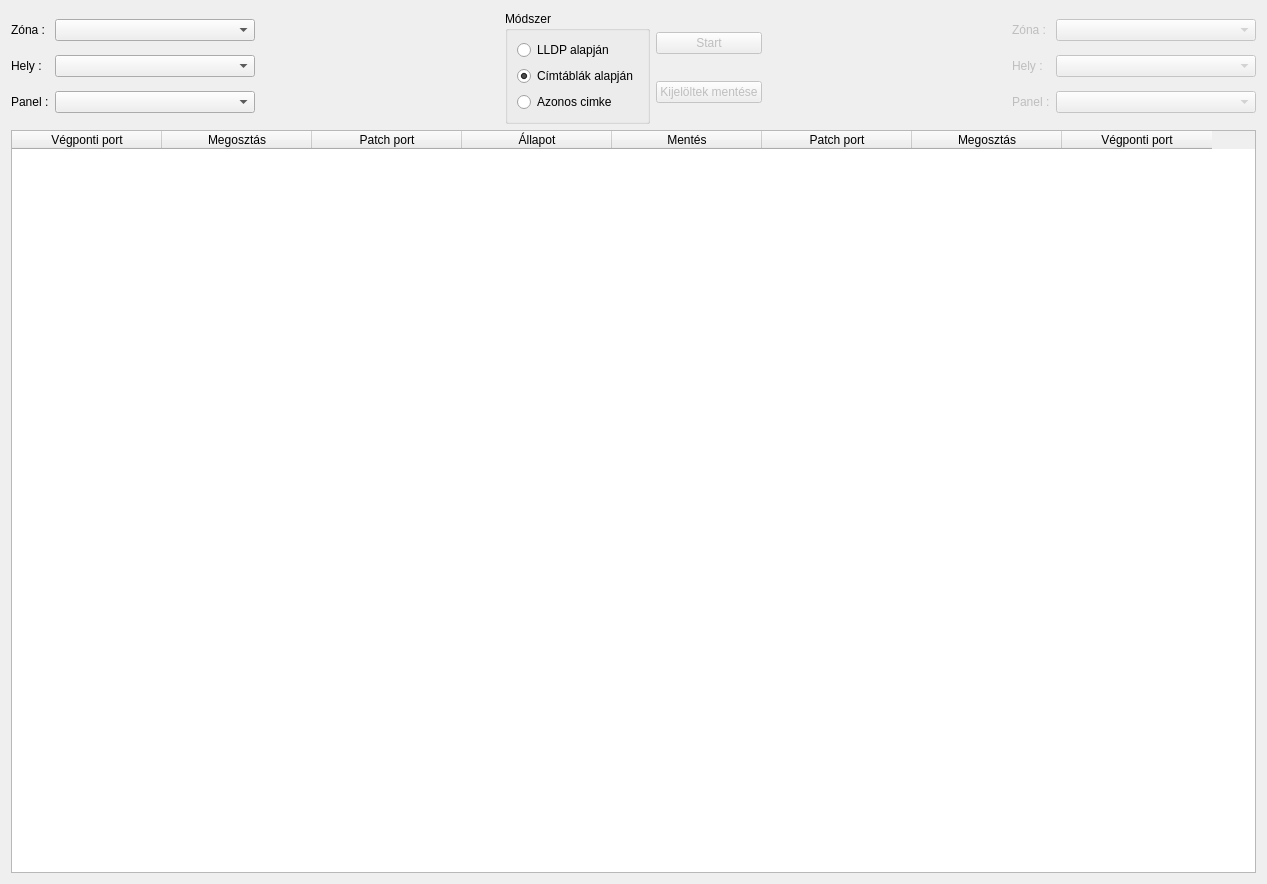
<?xml version="1.0" encoding="UTF-8"?>
<ui version="4.0">
 <class>deducePatch</class>
 <widget class="QWidget" name="deducePatch">
  <property name="geometry">
   <rect>
    <x>0</x>
    <y>0</y>
    <width>1267</width>
    <height>884</height>
   </rect>
  </property>
  <property name="windowTitle">
   <string>Form</string>
  </property>
  <layout class="QVBoxLayout" name="verticalLayout" stretch="0,1">
   <item>
    <layout class="QHBoxLayout" name="horizontalLayout">
     <item>
      <layout class="QGridLayout" name="gridLayoutLeft">
       <item row="0" column="0">
        <widget class="QLabel" name="labelZone">
         <property name="text">
          <string>Zóna :</string>
         </property>
        </widget>
       </item>
       <item row="0" column="1">
        <widget class="QComboBox" name="comboBoxZone">
         <property name="sizePolicy">
          <sizepolicy hsizetype="MinimumExpanding" vsizetype="Fixed">
           <horstretch>0</horstretch>
           <verstretch>0</verstretch>
          </sizepolicy>
         </property>
        </widget>
       </item>
       <item row="1" column="0">
        <widget class="QLabel" name="labelPlace">
         <property name="text">
          <string>Hely :</string>
         </property>
        </widget>
       </item>
       <item row="1" column="1">
        <widget class="QComboBox" name="comboBoxPlace"/>
       </item>
       <item row="2" column="0">
        <widget class="QLabel" name="labelPatch">
         <property name="text">
          <string>Panel :</string>
         </property>
        </widget>
       </item>
       <item row="2" column="1">
        <widget class="QComboBox" name="comboBoxPatch"/>
       </item>
      </layout>
     </item>
     <item>
      <spacer name="horizontalSpacer">
       <property name="orientation">
        <enum>Qt::Horizontal</enum>
       </property>
       <property name="sizeHint" stdset="0">
        <size>
         <width>40</width>
         <height>20</height>
        </size>
       </property>
      </spacer>
     </item>
     <item>
      <widget class="QGroupBox" name="groupBox">
       <property name="title">
        <string>Módszer</string>
       </property>
       <layout class="QVBoxLayout" name="verticalLayout_2">
        <item>
         <widget class="QRadioButton" name="radioButtonLLDP">
          <property name="text">
           <string>LLDP alapján</string>
          </property>
         </widget>
        </item>
        <item>
         <widget class="QRadioButton" name="radioButtonMAC">
          <property name="text">
           <string>Címtáblák alapján</string>
          </property>
          <property name="checked">
           <bool>true</bool>
          </property>
         </widget>
        </item>
        <item>
         <widget class="QRadioButton" name="radioButtonTag">
          <property name="text">
           <string>Azonos cimke</string>
          </property>
         </widget>
        </item>
       </layout>
      </widget>
     </item>
     <item>
      <layout class="QVBoxLayout" name="verticalLayoutButtons">
       <item>
        <widget class="QPushButton" name="pushButtonStart">
         <property name="enabled">
          <bool>false</bool>
         </property>
         <property name="text">
          <string>Start</string>
         </property>
        </widget>
       </item>
       <item>
        <widget class="QPushButton" name="pushButtonSave">
         <property name="enabled">
          <bool>false</bool>
         </property>
         <property name="text">
          <string>Kijelöltek mentése</string>
         </property>
        </widget>
       </item>
      </layout>
     </item>
     <item>
      <spacer name="horizontalSpacer_2">
       <property name="orientation">
        <enum>Qt::Horizontal</enum>
       </property>
       <property name="sizeHint" stdset="0">
        <size>
         <width>40</width>
         <height>20</height>
        </size>
       </property>
      </spacer>
     </item>
     <item>
      <layout class="QGridLayout" name="gridLayoutRight">
       <item row="0" column="0">
        <widget class="QLabel" name="labelZone2">
         <property name="enabled">
          <bool>false</bool>
         </property>
         <property name="text">
          <string>Zóna :</string>
         </property>
        </widget>
       </item>
       <item row="0" column="1">
        <widget class="QComboBox" name="comboBoxZone2">
         <property name="enabled">
          <bool>false</bool>
         </property>
         <property name="sizePolicy">
          <sizepolicy hsizetype="MinimumExpanding" vsizetype="Fixed">
           <horstretch>0</horstretch>
           <verstretch>0</verstretch>
          </sizepolicy>
         </property>
        </widget>
       </item>
       <item row="2" column="1">
        <widget class="QComboBox" name="comboBoxPatch2">
         <property name="enabled">
          <bool>false</bool>
         </property>
        </widget>
       </item>
       <item row="1" column="1">
        <widget class="QComboBox" name="comboBoxPlace2">
         <property name="enabled">
          <bool>false</bool>
         </property>
        </widget>
       </item>
       <item row="2" column="0">
        <widget class="QLabel" name="labelPatch2">
         <property name="enabled">
          <bool>false</bool>
         </property>
         <property name="text">
          <string>Panel :</string>
         </property>
        </widget>
       </item>
       <item row="1" column="0">
        <widget class="QLabel" name="labelPlace2">
         <property name="enabled">
          <bool>false</bool>
         </property>
         <property name="text">
          <string>Hely :</string>
         </property>
        </widget>
       </item>
      </layout>
     </item>
    </layout>
   </item>
   <item>
    <widget class="QTableWidget" name="tableWidget">
     <attribute name="horizontalHeaderCascadingSectionResizes">
      <bool>false</bool>
     </attribute>
     <attribute name="horizontalHeaderDefaultSectionSize">
      <number>150</number>
     </attribute>
     <column>
      <property name="text">
       <string>Végponti port</string>
      </property>
     </column>
     <column>
      <property name="text">
       <string>Megosztás</string>
      </property>
     </column>
     <column>
      <property name="text">
       <string>Patch port</string>
      </property>
     </column>
     <column>
      <property name="text">
       <string>Állapot</string>
      </property>
      <property name="whatsThis">
       <string>&lt;!DOCTYPE HTML PUBLIC &quot;-//W3C//DTD HTML 4.0 Transitional//EN&quot;&gt;
&lt;html&gt;
&lt;head&gt;
	&lt;meta http-equiv=&quot;content-type&quot; content=&quot;text/html; charset=utf-8&quot;/&gt;
	&lt;title&gt;&lt;/title&gt;
	&lt;meta name=&quot;generator&quot; content=&quot;LibreOffice 5.1.6.2 (Linux)&quot;/&gt;
	&lt;meta name=&quot;created&quot; content=&quot;2017-08-10T09:30:16.977313858&quot;/&gt;
	&lt;meta name=&quot;changed&quot; content=&quot;2017-08-10T09:45:01.099351749&quot;/&gt;
	&lt;style type=&quot;text/css&quot;&gt;
		@page { margin: 2cm }
		p { margin-bottom: 0.25cm; line-height: 120% }
		a:link { so-language: zxx }
	&lt;/style&gt;
&lt;/head&gt;
&lt;body lang=&quot;hu-HU&quot; dir=&quot;ltr&quot;&gt;
&lt;p style=&quot;margin-bottom: 0cm; line-height: 100%&quot;&gt;&lt;span style=&quot;background: #00cc00&quot;&gt;Zöld	&lt;/span&gt;:
Címtáblák és LLDP alapján&lt;/p&gt;
&lt;p style=&quot;margin-bottom: 0cm; line-height: 100%&quot;&gt;&lt;font color=&quot;#ffffff&quot;&gt;&lt;span style=&quot;background: #6666ff&quot;&gt;Kék	&lt;/span&gt;&lt;/font&gt;:
Csak a címtáblák alapján&lt;/p&gt;
&lt;p style=&quot;margin-bottom: 0cm; line-height: 100%&quot;&gt;&lt;span style=&quot;background: #66ffff&quot;&gt;Cián	&lt;/span&gt;:
Csak az LLDP alapján&lt;/p&gt;
&lt;p style=&quot;margin-bottom: 0cm; line-height: 100%&quot;&gt;&lt;span style=&quot;background: #ff66cc&quot;&gt;Bípor	&lt;/span&gt;:
Címtáblák alapján, ütközés az LLDP-vel.&lt;/p&gt;
&lt;p style=&quot;margin-bottom: 0cm; line-height: 100%&quot;&gt;&lt;font color=&quot;#ffffff&quot;&gt;&lt;span style=&quot;background: #ff3333&quot;&gt;Piros	&lt;/span&gt;&lt;/font&gt;:
LLDP alapján, ütközés a címtáblával.&lt;/p&gt;
&lt;/body&gt;
&lt;/html&gt;</string>
      </property>
     </column>
     <column>
      <property name="text">
       <string>Mentés</string>
      </property>
     </column>
     <column>
      <property name="text">
       <string>Patch port</string>
      </property>
     </column>
     <column>
      <property name="text">
       <string>Megosztás</string>
      </property>
     </column>
     <column>
      <property name="text">
       <string>Végponti port</string>
      </property>
     </column>
    </widget>
   </item>
  </layout>
 </widget>
 <resources/>
 <connections>
  <connection>
   <sender>radioButtonTag</sender>
   <signal>toggled(bool)</signal>
   <receiver>comboBoxZone2</receiver>
   <slot>setEnabled(bool)</slot>
   <hints>
    <hint type="sourcelabel">
     <x>550</x>
     <y>138</y>
    </hint>
    <hint type="destinationlabel">
     <x>1179</x>
     <y>39</y>
    </hint>
   </hints>
  </connection>
  <connection>
   <sender>radioButtonTag</sender>
   <signal>toggled(bool)</signal>
   <receiver>comboBoxPlace2</receiver>
   <slot>setEnabled(bool)</slot>
   <hints>
    <hint type="sourcelabel">
     <x>550</x>
     <y>138</y>
    </hint>
    <hint type="destinationlabel">
     <x>1179</x>
     <y>88</y>
    </hint>
   </hints>
  </connection>
  <connection>
   <sender>radioButtonTag</sender>
   <signal>toggled(bool)</signal>
   <receiver>comboBoxPatch2</receiver>
   <slot>setEnabled(bool)</slot>
   <hints>
    <hint type="sourcelabel">
     <x>550</x>
     <y>138</y>
    </hint>
    <hint type="destinationlabel">
     <x>1179</x>
     <y>137</y>
    </hint>
   </hints>
  </connection>
  <connection>
   <sender>radioButtonTag</sender>
   <signal>toggled(bool)</signal>
   <receiver>labelZone2</receiver>
   <slot>setEnabled(bool)</slot>
   <hints>
    <hint type="sourcelabel">
     <x>550</x>
     <y>138</y>
    </hint>
    <hint type="destinationlabel">
     <x>1070</x>
     <y>39</y>
    </hint>
   </hints>
  </connection>
  <connection>
   <sender>radioButtonTag</sender>
   <signal>toggled(bool)</signal>
   <receiver>labelPatch2</receiver>
   <slot>setEnabled(bool)</slot>
   <hints>
    <hint type="sourcelabel">
     <x>550</x>
     <y>138</y>
    </hint>
    <hint type="destinationlabel">
     <x>1070</x>
     <y>137</y>
    </hint>
   </hints>
  </connection>
  <connection>
   <sender>radioButtonTag</sender>
   <signal>toggled(bool)</signal>
   <receiver>labelPlace2</receiver>
   <slot>setEnabled(bool)</slot>
   <hints>
    <hint type="sourcelabel">
     <x>550</x>
     <y>138</y>
    </hint>
    <hint type="destinationlabel">
     <x>1070</x>
     <y>88</y>
    </hint>
   </hints>
  </connection>
 </connections>
</ui>
